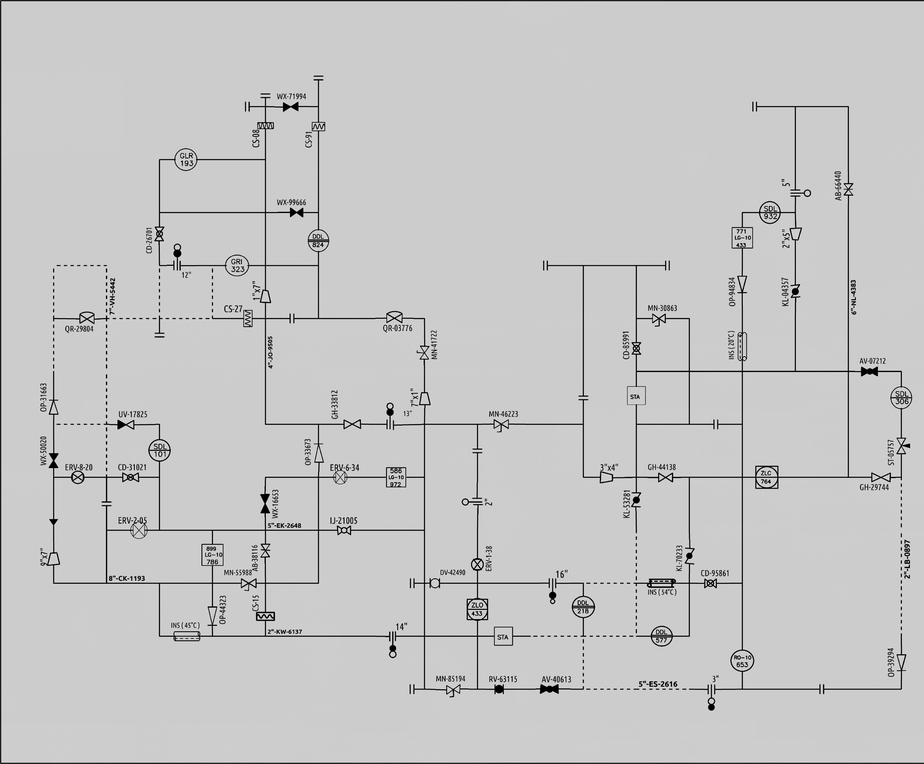
#> input picture Line Detection/Method3/cropped_image.png, 924 x 764 px, shrunk from 4972 x 4113 before the run
$ python line.py
#> lines starting #> are read from the running program, lines starting #| are printed output that depends on the picture; after the words box and inside, x2 and y2 are one past the last pixel; in counts of white or black regions, pixels touching at a corner belong together
import cv2
import matplotlib.pyplot as plt

def preprocess_image(image):
    """Convert to grayscale and apply CLAHE (Contrast Limited Adaptive Histogram Equalization)."""
    gray = cv2.cvtColor(image, cv2.COLOR_BGR2GRAY)

    # Apply CLAHE to enhance contrast in the image
    clahe = cv2.createCLAHE(clipLimit=2.0, tileGridSize=(8, 8))
    enhanced_gray = clahe.apply(gray)

    return enhanced_gray

def detect_lines_with_lsd(image):
    """Detect lines using LSD (Line Segment Detector)."""
    # Initialize the LSD detector
    lsd = cv2.createLineSegmentDetector(0)  # 0 for basic LSD detector

    # Detect lines (LSD returns a tuple containing the detected lines)
    result = lsd.detect(image)

    # If the result contains more than one value, unpack the lines only
    lines = result[0]  # We only need the lines

    return lines

def draw_lines(image, lines):
    """Draw detected lines on the image."""
    line_image = image.copy()

    # Draw each line detected by LSD
    if lines is not None:
        for line in lines:
            x1, y1, x2, y2 = line[0]  # Extract the coordinates of each line segment
            cv2.line(line_image, (int(x1), int(y1)), (int(x2), int(y2)), (0, 255, 0), 2)  # Green color for lines

    return line_image

def process_image(image_path):
    """Process the image and detect lines using LSD."""
#> called with image_path = 'cropped_image.png'
    # Step 1: Load the image
    img = cv2.imread(image_path)
#> img is the input picture: shape (764, 924, 3); min 0, max 255, mean 198.3

    # Step 2: Preprocess the image to enhance contrast
    enhanced_image = preprocess_image(img)

    # Step 3: Detect lines using LSD
    lines = detect_lines_with_lsd(enhanced_image)
#> in detect_lines_with_lsd, `lines = result[0]`: lines = 522 rows, first 6: [494.4, 684.6, 501.9, 684.2], [876.2, 376.2, 871.5, 372.4], [47.9, 466.4, 51.95, 460.7], [265.7, 503.7, 268.8, 510.9], [545.6, 685.7, 553.1, 685.5], [393.3, 404.3, 392.8, 413.1]

    # Step 4: Draw the detected lines on the original image
    line_image = draw_lines(img, lines)
#> the loop in draw_lines, `for line in lines:` made 522 passes
#> after the loop in draw_lines, `for line in lines:`:
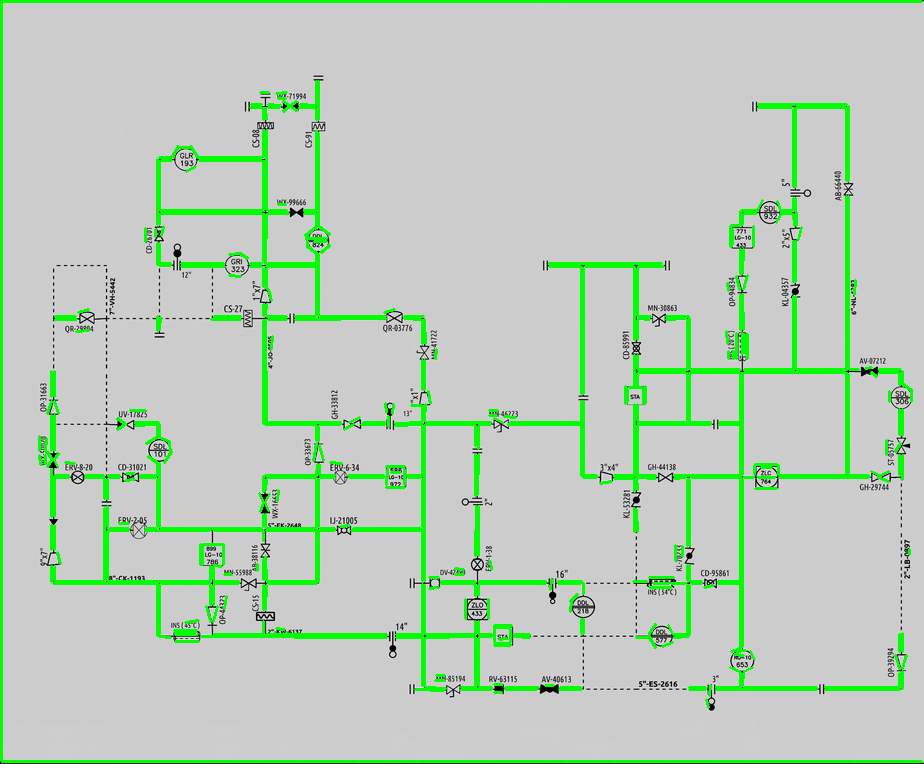
#> line_image: shape (764, 924, 3); 7.01% of pixels changed, all inside (x1, y1, x2, y2) = (0, 0, 923, 763)

    # Step 5: Display the results
    plt.figure(figsize=(12, 6))

    # Original Image
    plt.subplot(1, 2, 1)
    plt.imshow(cv2.cvtColor(img, cv2.COLOR_BGR2RGB))
    plt.title("Original Image")
    plt.axis('off')

    # Lines Detected Image
    plt.subplot(1, 2, 2)
    plt.imshow(cv2.cvtColor(line_image, cv2.COLOR_BGR2RGB))
    plt.title("Lines Detected with LSD")
    plt.axis('off')

    plt.show()
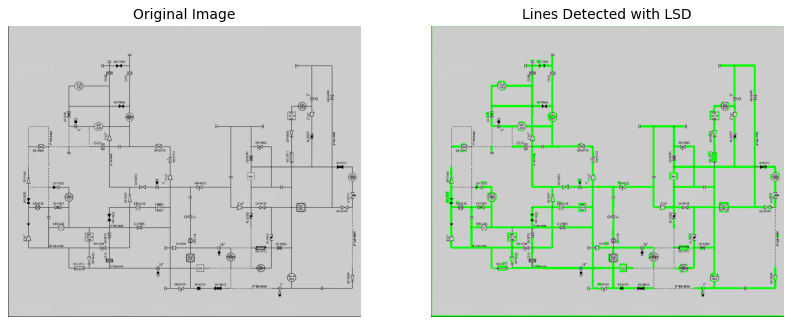
#> figure drawn by matplotlib, 2 panels

# Example usage:
image_path = "cropped_image.png"  # Replace with your image path
process_image(image_path)
